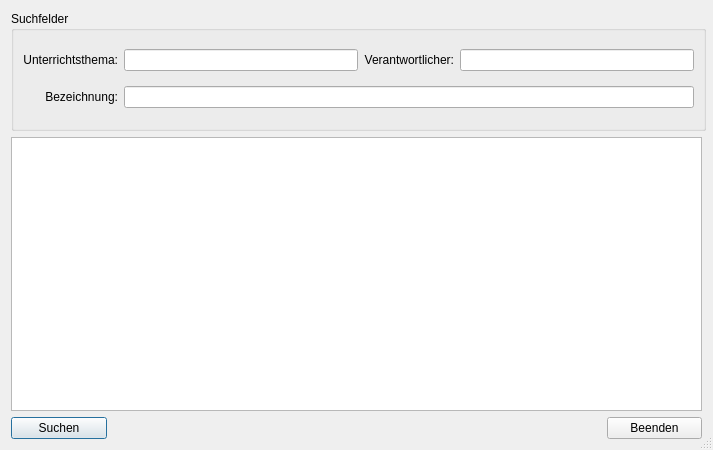
<?xml version="1.0" encoding="UTF-8"?>
<ui version="4.0">
 <class>Lehrstoff_Suche</class>
 <widget class="QDialog" name="Lehrstoff_Suche">
  <property name="geometry">
   <rect>
    <x>0</x>
    <y>0</y>
    <width>713</width>
    <height>450</height>
   </rect>
  </property>
  <property name="minimumSize">
   <size>
    <width>713</width>
    <height>450</height>
   </size>
  </property>
  <property name="windowTitle">
   <string>Suche</string>
  </property>
  <property name="sizeGripEnabled">
   <bool>true</bool>
  </property>
  <layout class="QGridLayout" name="gridLayout_2">
   <item row="0" column="0">
    <widget class="QGroupBox" name="gB_Suchfelder">
     <property name="sizePolicy">
      <sizepolicy hsizetype="Fixed" vsizetype="Fixed">
       <horstretch>0</horstretch>
       <verstretch>0</verstretch>
      </sizepolicy>
     </property>
     <property name="minimumSize">
      <size>
       <width>695</width>
       <height>120</height>
      </size>
     </property>
     <property name="title">
      <string>Suchfelder</string>
     </property>
     <layout class="QGridLayout" name="gridLayout">
      <item row="0" column="0">
       <widget class="QLabel" name="lbl_Unterrichtsthema">
        <property name="text">
         <string>Unterrichtsthema:</string>
        </property>
        <property name="alignment">
         <set>Qt::AlignRight|Qt::AlignTrailing|Qt::AlignVCenter</set>
        </property>
       </widget>
      </item>
      <item row="0" column="1">
       <widget class="QLineEdit" name="le_Unterrichtsthema"/>
      </item>
      <item row="0" column="2">
       <widget class="QLabel" name="lbl_Verantwortlicher">
        <property name="text">
         <string>Verantwortlicher:</string>
        </property>
        <property name="alignment">
         <set>Qt::AlignRight|Qt::AlignTrailing|Qt::AlignVCenter</set>
        </property>
       </widget>
      </item>
      <item row="0" column="3">
       <widget class="QLineEdit" name="le_Verantwortlicher"/>
      </item>
      <item row="1" column="0">
       <widget class="QLabel" name="lbl_Bezeichnung">
        <property name="text">
         <string>Bezeichnung:</string>
        </property>
        <property name="alignment">
         <set>Qt::AlignRight|Qt::AlignTrailing|Qt::AlignVCenter</set>
        </property>
       </widget>
      </item>
      <item row="1" column="1" colspan="3">
       <widget class="QLineEdit" name="le_Bezeichnung"/>
      </item>
     </layout>
    </widget>
   </item>
   <item row="1" column="0">
    <widget class="QTableWidget" name="tW_Lehrstoff_DB">
     <property name="maximumSize">
      <size>
       <width>16777215</width>
       <height>16777215</height>
      </size>
     </property>
    </widget>
   </item>
   <item row="2" column="0">
    <layout class="QHBoxLayout" name="horizontalLayout">
     <property name="spacing">
      <number>500</number>
     </property>
     <item>
      <widget class="QPushButton" name="pB_Suchen">
       <property name="maximumSize">
        <size>
         <width>100</width>
         <height>16777215</height>
        </size>
       </property>
       <property name="text">
        <string>Suchen</string>
       </property>
       <property name="icon">
        <iconset>
         <normaloff>../../_Symbole/UsedSymbols/searchmagnifierinterfacesymbol1_79893.ico</normaloff>../../_Symbole/UsedSymbols/searchmagnifierinterfacesymbol1_79893.ico</iconset>
       </property>
      </widget>
     </item>
     <item>
      <widget class="QPushButton" name="pB_Beenden">
       <property name="maximumSize">
        <size>
         <width>100</width>
         <height>16777215</height>
        </size>
       </property>
       <property name="text">
        <string>Beenden</string>
       </property>
       <property name="icon">
        <iconset>
         <normaloff>../../_Symbole/UsedSymbols/log-out_icon-icons.com_50106.ico</normaloff>../../_Symbole/UsedSymbols/log-out_icon-icons.com_50106.ico</iconset>
       </property>
      </widget>
     </item>
    </layout>
   </item>
  </layout>
 </widget>
 <resources/>
 <connections/>
</ui>
